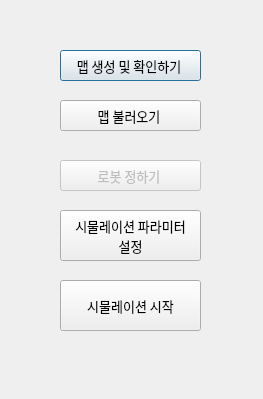
<?xml version="1.0" encoding="UTF-8"?>
<ui version="4.0">
 <class>Dialog</class>
 <widget class="QDialog" name="Dialog">
  <property name="geometry">
   <rect>
    <x>0</x>
    <y>0</y>
    <width>263</width>
    <height>399</height>
   </rect>
  </property>
  <property name="windowTitle">
   <string>Dialog</string>
  </property>
  <property name="toolTip">
   <string/>
  </property>
  <widget class="QPushButton" name="button_openmapmaker">
   <property name="geometry">
    <rect>
     <x>60</x>
     <y>50</y>
     <width>141</width>
     <height>31</height>
    </rect>
   </property>
   <property name="font">
    <font>
     <family>HY견고딕</family>
     <pointsize>10</pointsize>
    </font>
   </property>
   <property name="text">
    <string>맵 생성 및 확인하기 </string>
   </property>
  </widget>
  <widget class="QPushButton" name="button_loadMap">
   <property name="geometry">
    <rect>
     <x>60</x>
     <y>100</y>
     <width>141</width>
     <height>31</height>
    </rect>
   </property>
   <property name="font">
    <font>
     <family>HY견고딕</family>
     <pointsize>10</pointsize>
    </font>
   </property>
   <property name="text">
    <string>맵 불러오기 </string>
   </property>
  </widget>
  <widget class="QPushButton" name="pushButton_3">
   <property name="enabled">
    <bool>false</bool>
   </property>
   <property name="geometry">
    <rect>
     <x>60</x>
     <y>160</y>
     <width>141</width>
     <height>31</height>
    </rect>
   </property>
   <property name="font">
    <font>
     <family>HY견고딕</family>
     <pointsize>10</pointsize>
    </font>
   </property>
   <property name="text">
    <string>로봇 정하기 </string>
   </property>
  </widget>
  <widget class="QPushButton" name="button_paramset">
   <property name="enabled">
    <bool>true</bool>
   </property>
   <property name="geometry">
    <rect>
     <x>60</x>
     <y>210</y>
     <width>141</width>
     <height>51</height>
    </rect>
   </property>
   <property name="font">
    <font>
     <family>HY견고딕</family>
     <pointsize>10</pointsize>
    </font>
   </property>
   <property name="text">
    <string>시물레이션 파라미터 
 설정 </string>
   </property>
  </widget>
  <widget class="QPushButton" name="button_simStart">
   <property name="enabled">
    <bool>true</bool>
   </property>
   <property name="geometry">
    <rect>
     <x>60</x>
     <y>280</y>
     <width>141</width>
     <height>51</height>
    </rect>
   </property>
   <property name="font">
    <font>
     <family>HY견고딕</family>
     <pointsize>10</pointsize>
    </font>
   </property>
   <property name="text">
    <string>시물레이션 시작</string>
   </property>
  </widget>
 </widget>
 <resources/>
 <connections/>
</ui>
